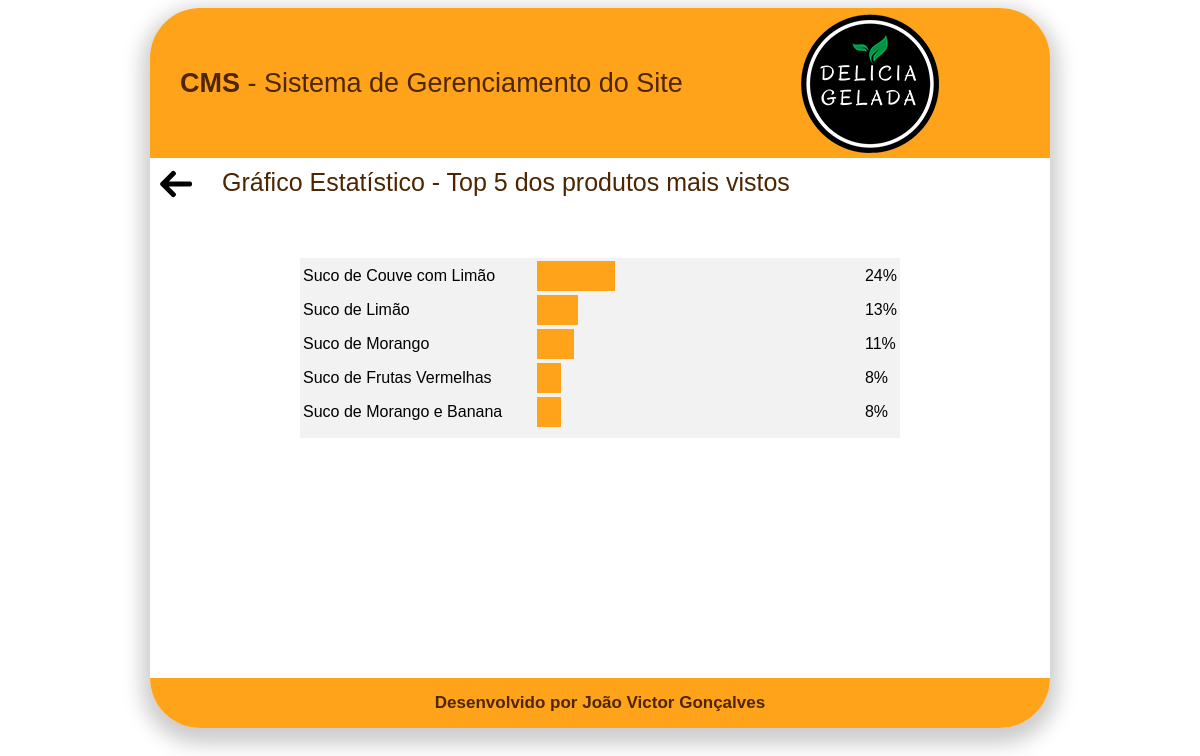
The app's page /CMS/grafico.php with its own data.
### tables this page shows
CREATE TABLE `tbl_produto` (
  `idProduto` int(11) NOT NULL AUTO_INCREMENT,
  `imagem` varchar(100) NOT NULL,
  `nomeProduto` varchar(100) NOT NULL,
  `descricao` varchar(255) NOT NULL,
  `preco` decimal(10,2) NOT NULL,
  `idSubcategoria` int(11) NOT NULL,
  `clickProduto` int(255) NOT NULL DEFAULT '0',
  PRIMARY KEY (`idProduto`),
  KEY `fk_subcat_idx` (`idSubcategoria`),
  CONSTRAINT `fk_subcat` FOREIGN KEY (`idSubcategoria`) REFERENCES `tbl_subcategoria` (`idSubcategoria`) ON DELETE NO ACTION ON UPDATE NO ACTION
);

### CMS/grafico.php (the view, shortened to what this page needs)
<html>
    <head>
        <link rel="stylesheet" type="text/css" href="css/styleGrafico.css">
    </head>
    <body>
        <div id="principal">
            <div id="cabecalho">
                <div id="titulo">
                    <p id="titulo_cms"><b>CMS</b> - Sistema de Gerenciamento do Site</p>
                </div>
                <div id=logo>
                    <img src="imagens/logo.png" alt="Logo">
                </div>
            </div>
            <div id="config">
                <div id="seta">
                    <a href="cadastroProdutos.php">
                        <img src="imagens/setaEsquerda.png" alt="Voltar">
                    </a>
                </div>
                <p id="desc_cad">Gráfico Estatístico - Top 5 dos produtos mais vistos</p>
            </div>
            <div id="div_grafico">
                <table>
                    <?php
                        $sqlSUM = "select sum(clickProduto) as total from tbl_produto;";
                        $selectSUM = mysql_query($sqlSUM);
                        $total_click = "";
                        if($rsTotal=mysql_fetch_array($selectSUM)){
                            $total_click = $rsTotal['total'];
                        }
                        $sql="select * from tbl_produto order by clickProduto desc limit 5";
                        $select = mysql_query($sql);
                        while($rs=mysql_fetch_array($select)){
                            $clicks = $rs['clickProduto'];
                            $width = $clicks*100/$total_click;
                        ?>
                        <tr>
                            <td style="width:41%;">
                                <?php echo(utf8_encode($rs['nomeProduto']))?>
                            </td>
                            <td style="width:70%;">
                                <div style="width:<?php echo($width.'%')?>; height:30px; background-color:#ffa31a;">
                                </div>
                            </td>
                            <td style="width:15%;">
                                <?php echo round($width).'%'?>
                            </td>
                        </tr>
                        <?php
                            }
                        ?>
                </table>
            </div>
            <div id="rodape">
                <div id="center">
                    <p id="desc_rodape">Desenvolvido por João Victor Gonçalves</p>
                </div>
            </div>
        </div>
    </body>
</html>

### CMS/css/styleGrafico.css (style rules this page uses)
#principal { width: 900px; height: 720px; margin-left: auto; margin-right: auto; border-radius: 50px; box-shadow: 0 8px 20px 8px #cccccc; }
#cabecalho { width: 900px; height: 150px; background-color: #ffa31a; border-top-left-radius: 50px; border-top-right-radius: 50px; }
#titulo { width: 550px; height: 150px; border-top-left-radius: 50px; float: left; }
#titulo_cms { font-family: sans-serif; font-size: 27px; color: #4d2600; float: left; margin-top: 60px; margin-left: 30px; }
#logo { width: 140px; height: 140px; float: left; margin-left: 100px; margin-top: 5px; }
#config { width: 900px; height: 50px; }
#seta { width: 32px; height: 32px; margin: 0; float: left; margin-left: 10px; margin-top: 10px; margin-right: 30px; }
#desc_cad { margin: 0; font-family: sans-serif; font-size: 25px; color: #4d2600; text-align: center; padding-top: 10px; float: left; }
#div_grafico { width: 600px; height: 180px; margin-left: 10px; font-family: sans-serif; font-size: 17px; margin-left: auto; margin-right: auto; margin-top: 50px; background-color: #f2f2f2; }
#rodape { width: 900px; height: 50px; background-color: #ffa31a; border-bottom-left-radius: 50px; border-bottom-right-radius: 50px; margin-top: 240px; }
#center { width: 350px; height: 20px; margin-left: auto; margin-right: auto; padding-top: 15px; }
#desc_rodape { margin: 0; font-family: sans-serif; font-size: 17px; color: #4d2600; text-align: center; font-weight: bold; }

### records on screen
tbl_produto: nomeProduto "Suco de Couve com Limão", $width 24.050632911392 (drawn), width "24"
tbl_produto: nomeProduto "Suco de Limão", $width 12.658227848101 (drawn), width "13"
tbl_produto: nomeProduto "Suco de Morango", $width 11.392405063291 (drawn), width "11"
tbl_produto: nomeProduto "Suco de Frutas Vermelhas", $width 7.5949367088608 (drawn), width "8"
tbl_produto: nomeProduto "Suco de Morango e Banana", $width 7.5949367088608 (drawn), width "8"
